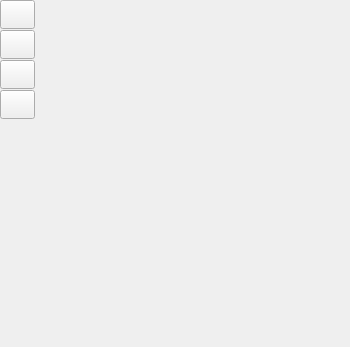
<?xml version="1.0" encoding="UTF-8"?>
<ui version="4.0">
 <class>C_CamMosWidget</class>
 <widget class="QWidget" name="C_CamMosWidget">
  <property name="geometry">
   <rect>
    <x>0</x>
    <y>0</y>
    <width>350</width>
    <height>347</height>
   </rect>
  </property>
  <property name="windowTitle">
   <string>C_CamMosWidget</string>
  </property>
  <layout class="QVBoxLayout" name="verticalLayout" stretch="0,0,0,1">
   <property name="spacing">
    <number>0</number>
   </property>
   <property name="leftMargin">
    <number>0</number>
   </property>
   <property name="topMargin">
    <number>0</number>
   </property>
   <property name="rightMargin">
    <number>0</number>
   </property>
   <property name="bottomMargin">
    <number>0</number>
   </property>
   <item>
    <widget class="stw::opensyde_gui_elements::C_CamOgeWiSectionHeader" name="pc_WiTitle" native="true"/>
   </item>
   <item>
    <widget class="stw::opensyde_gui_elements::C_OgeWiOnlyBackground" name="pc_WiCollapsed" native="true">
     <property name="minimumSize">
      <size>
       <width>35</width>
       <height>0</height>
      </size>
     </property>
     <property name="maximumSize">
      <size>
       <width>35</width>
       <height>16777215</height>
      </size>
     </property>
     <layout class="QVBoxLayout" name="verticalLayout_3">
      <property name="spacing">
       <number>1</number>
      </property>
      <property name="leftMargin">
       <number>0</number>
      </property>
      <property name="topMargin">
       <number>0</number>
      </property>
      <property name="rightMargin">
       <number>0</number>
      </property>
      <property name="bottomMargin">
       <number>1</number>
      </property>
      <item>
       <widget class="stw::opensyde_gui_elements::C_OgePubToolTipBase" name="pc_PbDatabase">
        <property name="styleRole" stdset="0">
         <string>cam-pub-settings-add</string>
        </property>
        <property name="minimumSize">
         <size>
          <width>35</width>
          <height>29</height>
         </size>
        </property>
        <property name="maximumSize">
         <size>
          <width>35</width>
          <height>29</height>
         </size>
        </property>
        <property name="text">
         <string/>
        </property>
       </widget>
      </item>
      <item>
       <widget class="stw::opensyde_gui_elements::C_OgePubToolTipBase" name="pc_PbFilter">
        <property name="styleRole" stdset="0">
         <string>cam-pub-settings-add</string>
        </property>
        <property name="minimumSize">
         <size>
          <width>35</width>
          <height>29</height>
         </size>
        </property>
        <property name="maximumSize">
         <size>
          <width>35</width>
          <height>29</height>
         </size>
        </property>
        <property name="text">
         <string/>
        </property>
       </widget>
      </item>
      <item>
       <widget class="stw::opensyde_gui_elements::C_OgePubToolTipBase" name="pc_PbLogging">
        <property name="styleRole" stdset="0">
         <string>cam-pub-settings-add</string>
        </property>
        <property name="minimumSize">
         <size>
          <width>35</width>
          <height>29</height>
         </size>
        </property>
        <property name="maximumSize">
         <size>
          <width>35</width>
          <height>29</height>
         </size>
        </property>
        <property name="text">
         <string/>
        </property>
       </widget>
      </item>
      <item>
       <widget class="stw::opensyde_gui_elements::C_OgePubToolTipBase" name="pc_PbDllConfig">
        <property name="styleRole" stdset="0">
         <string>cam-pub-settings-add</string>
        </property>
        <property name="minimumSize">
         <size>
          <width>35</width>
          <height>29</height>
         </size>
        </property>
        <property name="maximumSize">
         <size>
          <width>35</width>
          <height>29</height>
         </size>
        </property>
        <property name="text">
         <string/>
        </property>
       </widget>
      </item>
     </layout>
    </widget>
   </item>
   <item>
    <widget class="stw::opensyde_gui_elements::C_OgeWiOnlyBackground" name="pc_WiExpanded" native="true">
     <layout class="QVBoxLayout" name="verticalLayout_2">
      <property name="spacing">
       <number>1</number>
      </property>
      <property name="leftMargin">
       <number>0</number>
      </property>
      <property name="topMargin">
       <number>0</number>
      </property>
      <property name="rightMargin">
       <number>0</number>
      </property>
      <property name="bottomMargin">
       <number>0</number>
      </property>
      <item>
       <widget class="stw::opensyde_gui::C_CamMosDatabaseWidget" name="pc_WiDatabase" native="true"/>
      </item>
      <item>
       <widget class="stw::opensyde_gui::C_CamMosFilterWidget" name="pc_WiFilter" native="true"/>
      </item>
      <item>
       <widget class="stw::opensyde_gui::C_CamMosLoggingWidget" name="pc_WiLogging" native="true"/>
      </item>
      <item>
       <widget class="stw::opensyde_gui::C_CamMosDllWidgetLogic" name="pc_WiDllConfig" native="true"/>
      </item>
     </layout>
    </widget>
   </item>
   <item>
    <spacer name="verticalSpacer">
     <property name="orientation">
      <enum>Qt::Vertical</enum>
     </property>
     <property name="sizeHint" stdset="0">
      <size>
       <width>0</width>
       <height>0</height>
      </size>
     </property>
    </spacer>
   </item>
  </layout>
 </widget>
 <customwidgets>
  <customwidget>
   <class>stw::opensyde_gui_elements::C_CamOgeWiSectionHeader</class>
   <extends>QWidget</extends>
   <header>C_CamOgeWiSectionHeader.hpp</header>
   <container>1</container>
  </customwidget>
  <customwidget>
   <class>stw::opensyde_gui::C_CamMosDatabaseWidget</class>
   <extends>QWidget</extends>
   <header>C_CamMosDatabaseWidget.hpp</header>
   <container>1</container>
  </customwidget>
  <customwidget>
   <class>stw::opensyde_gui::C_CamMosFilterWidget</class>
   <extends>QWidget</extends>
   <header>C_CamMosFilterWidget.hpp</header>
   <container>1</container>
  </customwidget>
  <customwidget>
   <class>stw::opensyde_gui::C_CamMosLoggingWidget</class>
   <extends>QWidget</extends>
   <header>C_CamMosLoggingWidget.hpp</header>
   <container>1</container>
  </customwidget>
  <customwidget>
   <class>stw::opensyde_gui_elements::C_OgePubToolTipBase</class>
   <extends>QPushButton</extends>
   <header>C_OgePubToolTipBase.hpp</header>
  </customwidget>
  <customwidget>
   <class>stw::opensyde_gui_elements::C_OgeWiOnlyBackground</class>
   <extends>QWidget</extends>
   <header>C_OgeWiOnlyBackground.hpp</header>
   <container>1</container>
  </customwidget>
  <customwidget>
   <class>stw::opensyde_gui::C_CamMosDllWidgetLogic</class>
   <extends>QWidget</extends>
   <header>C_CamMosDllWidgetLogic.hpp</header>
   <container>1</container>
  </customwidget>
 </customwidgets>
 <resources/>
 <connections/>
</ui>
